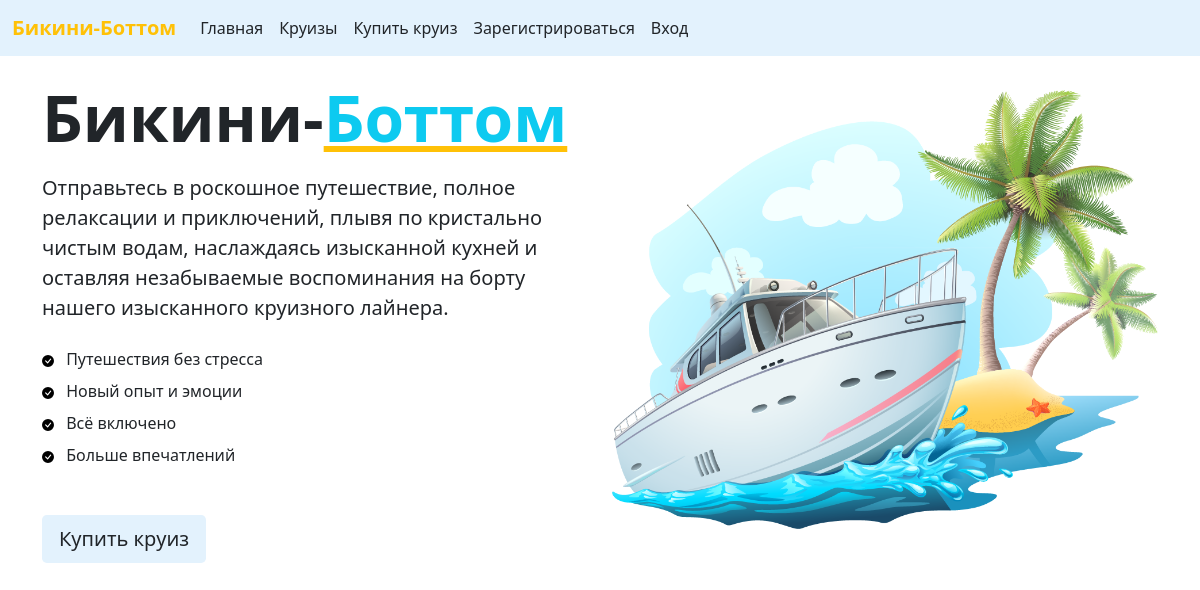
The page / on the database its author committed.
### page/models.py (models this page shows)
class Page(models.Model):
    name = models.CharField(max_length=128, verbose_name='Название круиза')
    description = models.TextField(verbose_name='Описание круиза')
    image = models.ImageField(upload_to='%Y/%m/%d', blank=True, null=True)
    class Meta:
        verbose_name = 'Круиз'
        verbose_name_plural = 'Круиз'

### page/views.py (the view)
# urls.py: path('', PageListView.as_view(), name="main")
class PageListView(ListView):
    model = Page
    context_object_name = 'page'
    template_name = 'main.html'

### page/templates/main.html (shortened to what this page needs)
{% extends "root.html" %}
{% block content %}
<section class="py-lg-16 py-6">
                <div class="container">
                  <div class="row d-flex align-items-center">
                    <div class=" col-xxl-5  col-xl-6 col-lg-6 col-12 mt-4">
                      <div>
                            {% for page in page %}
                        <h1 class="display-3 fw-bold mb-3">Бикини-<u class="text-warning"><span class="text-info">Боттом</span></u></h1>
                        <p class="lead mb-4">{{ page.description }}</p>
                              {% endfor %}
                        <ul class="list-unstyled mb-5">
                          <li class="mb-2">
                            <span class="ms-2">Путешествия без стресса</span>
                          </li>
                          <li class="mb-2">
                            <span class="ms-2">Новый опыт и эмоции</span>
                          </li>
                          <li class="mb-2">
                            <span class="ms-2">Всё включено</span>
                          </li>
                          <li class="mb-2">
                            <span class="ms-2">Больше впечатлений</span>
                          </li>
                        </ul>
                        <a href="{% url 'appeal:submit' %}" class="btn btn-lg" style="background-color: #e3f2fd";>Купить круиз</a>
                      </div>
                    </div>
                    <div class="col-xxl-5 offset-xxl-1 col-xl-6 col-lg-6 col-12 d-lg-flex justify-content-end">
                      <div class="mt-12 mt-lg-0 position-relative">
                            {% for page in page %}
                        <img src="{{ page.image.url }}" alt="online course" class="img-fluid rounded-4 w-100 z-1 position-relative">
                            {% endfor %}
                      </div>
                    </div>
                  </div>
                </div>
              </section>
{% endblock %}

### rows shown on the page
Page: description "Отправьтесь в роскошное путешествие, полное релаксации и приключений, плывя по кристально чистым водам, наслаждаясь изысканной кухней и оставляя незабываемые воспоминания на борту нашего изысканного круизного лайнера.", image (picture)
